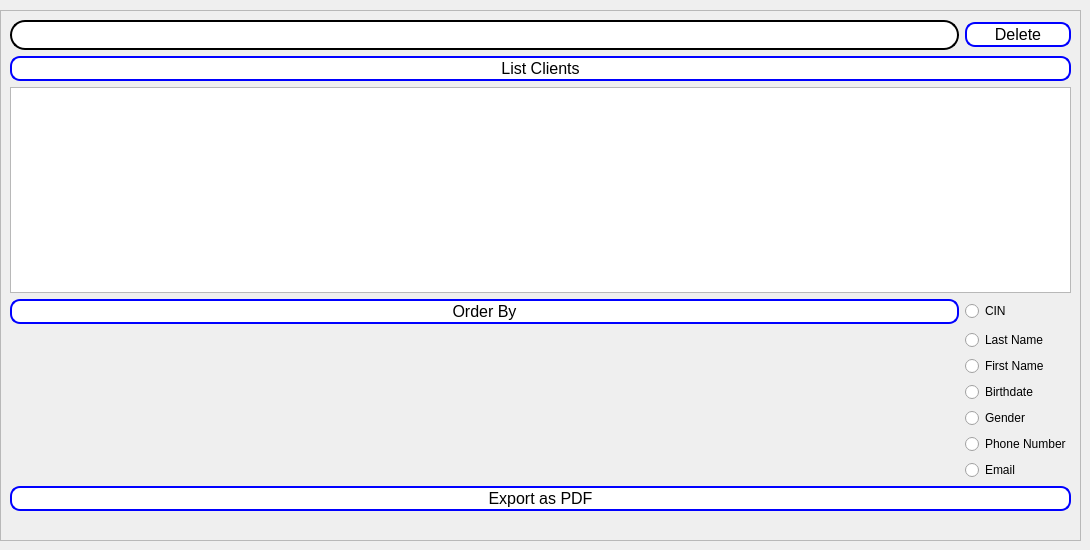
      <widget class="QWidget" name="tab_5">
       <attribute name="title">
        <string>Show Clients</string>
       </attribute>
       <widget class="QFrame" name="frame_11">
        <property name="geometry">
         <rect>
          <x>0</x>
          <y>10</y>
          <width>1081</width>
          <height>531</height>
         </rect>
        </property>
        <property name="frameShape">
         <enum>QFrame::StyledPanel</enum>
        </property>
        <property name="frameShadow">
         <enum>QFrame::Raised</enum>
        </property>
        <layout class="QGridLayout" name="gridLayout_2">
         <item row="5" column="1">
          <widget class="QRadioButton" name="PRENOMradioButton">
           <property name="text">
            <string>First Name</string>
           </property>
          </widget>
         </item>
         <item row="1" column="0" colspan="2">
          <widget class="QPushButton" name="ShowAllClients">
           <property name="styleSheet">
            <string notr="true">background-color: #ffffff; /* Fond blanc */
    border: 2px solid blue; /* Bordure bleue */
    border-radius: 10px; /* Coins arrondis */
    padding: 1px 2px; /* Espacement intérieur */
    color: black; /* Couleur du texte */
    font-size: 16px; /* Taille de la police */
   
   </string>
           </property>
           <property name="text">
            <string>List Clients</string>
           </property>
          </widget>
         </item>
         <item row="8" column="1">
          <widget class="QRadioButton" name="PHONEradioButton">
           <property name="text">
            <string>Phone Number</string>
           </property>
          </widget>
         </item>
         <item row="3" column="1">
          <widget class="QRadioButton" name="CINradioButton">
           <property name="text">
            <string>CIN</string>
           </property>
          </widget>
         </item>
         <item row="7" column="1">
          <widget class="QRadioButton" name="GENDERradioButton">
           <property name="text">
            <string>Gender</string>
           </property>
          </widget>
         </item>
         <item row="0" column="0">
          <widget class="QLineEdit" name="CINtoDelete">
           <property name="styleSheet">
            <string notr="true">QLineEdit {
    border: 2px solid black; 
    border-radius: 15px;
    padding: 5px;
    background-color: rgba(255, 255, 255);
    color: black;
}

QLineEdit:focus {
    border-color: black; 
    background-color: rgba(248, 248, 248, 1); 
}
</string>
           </property>
           <property name="maxLength">
            <number>8</number>
           </property>
          </widget>
         </item>
         <item row="3" column="0">
          <widget class="QPushButton" name="TrierParButton">
           <property name="styleSheet">
            <string notr="true">background-color: #ffffff; /* Fond blanc */
    border: 2px solid blue; /* Bordure bleue */
    border-radius: 10px; /* Coins arrondis */
    padding: 1px 2px; /* Espacement intérieur */
    color: black; /* Couleur du texte */
    font-size: 16px; /* Taille de la police */
    </string>
           </property>
           <property name="text">
            <string>Order By</string>
           </property>
          </widget>
         </item>
         <item row="0" column="1">
          <widget class="QPushButton" name="DeleteClientBtn">
           <property name="styleSheet">
            <string notr="true">background-color: #ffffff; /* Fond blanc */
    border: 2px solid blue; /* Bordure bleue */
    border-radius: 10px; /* Coins arrondis */
    padding: 1px 2px; /* Espacement intérieur */
    color: black; /* Couleur du texte */
    font-size: 16px; /* Taille de la police */
    </string>
           </property>
           <property name="text">
            <string>Delete</string>
           </property>
          </widget>
         </item>
         <item row="4" column="1">
          <widget class="QRadioButton" name="NOMradioButton">
           <property name="text">
            <string>Last Name</string>
           </property>
          </widget>
         </item>
         <item row="9" column="1">
          <widget class="QRadioButton" name="EMAILradioButton">
           <property name="text">
            <string>Email</string>
           </property>
          </widget>
         </item>
         <item row="2" column="0" colspan="2">
          <widget class="QTableView" name="AllClientsModel"/>
         </item>
         <item row="6" column="1">
          <widget class="QRadioButton" name="DATE_NAISSANCEradioButton">
           <property name="text">
            <string>Birthdate</string>
           </property>
          </widget>
         </item>
         <item row="10" column="0" colspan="2">
          <widget class="QPushButton" name="CPDFExport">
           <property name="styleSheet">
            <string notr="true">background-color: #ffffff; /* Fond blanc */
    border: 2px solid blue; /* Bordure bleue */
    border-radius: 10px; /* Coins arrondis */
    padding: 1px 2px; /* Espacement intérieur */
    color: black; /* Couleur du texte */
    font-size: 16px; /* Taille de la police */
    </string>
           </property>
           <property name="text">
            <string>Export as PDF</string>
           </property>
          </widget>
         </item>
         <item row="11" column="0">
          <widget class="QLabel" name="DeleteClientLabel">
           <property name="text">
            <string/>
           </property>
          </widget>
         </item>
        </layout>
       </widget>
      </widget>
